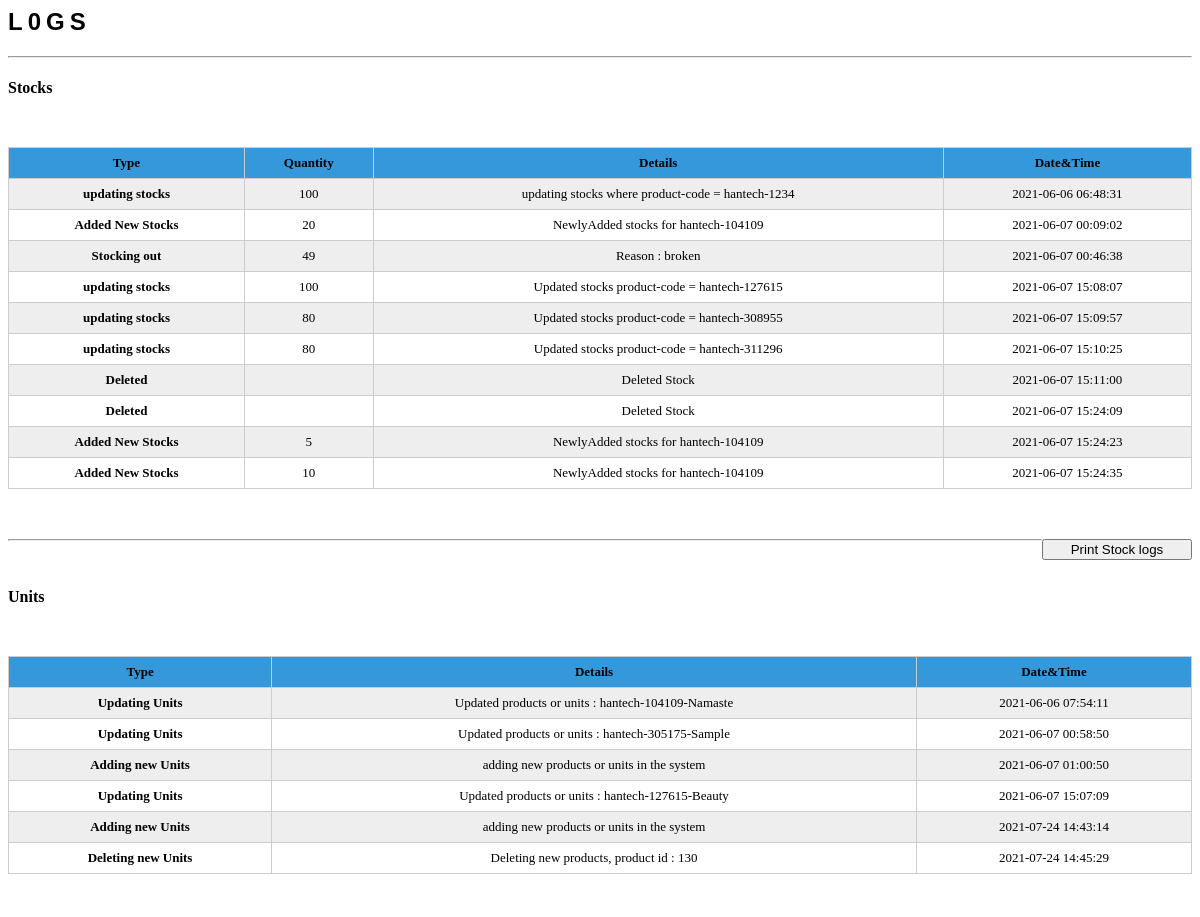
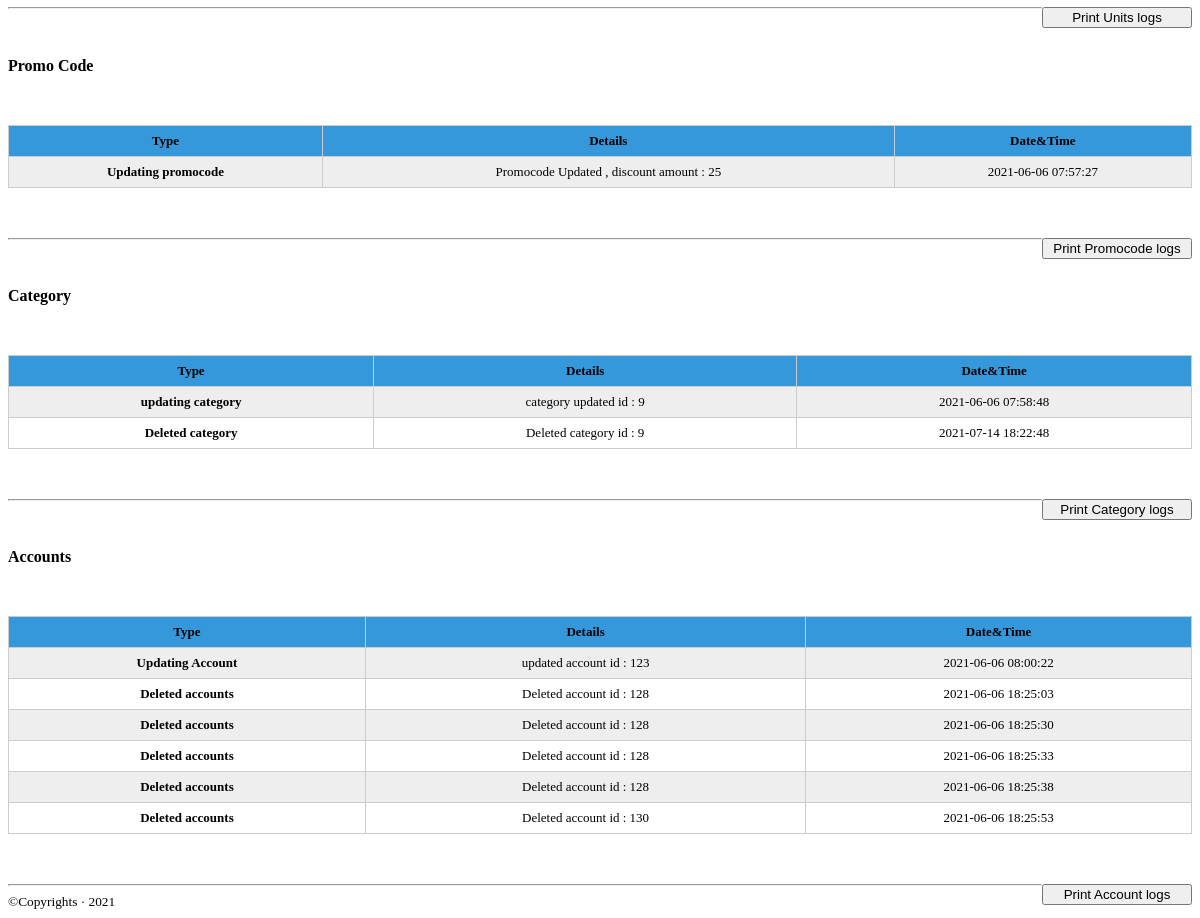
The page /admin/log.php (signed in) on the database its author committed (2 pictures, top to bottom).
### tables this page shows
CREATE TABLE `logs` (
  `log_id` int(11) NOT NULL,
  `type` varchar(50) DEFAULT NULL,
  `section` varchar(50) NOT NULL,
  `qty` int(11) DEFAULT NULL,
  `details` varchar(50) DEFAULT NULL,
  `datelog` date DEFAULT NULL,
  `datetimelog` datetime DEFAULT NULL
);

### admin/classlogs.php (the view, shortened to what this page needs)
<?php
class logs {
    function logsstocks() {
        	?>
        	  <table class="table" id="table_id">
  <thead>
    <tr>
      <th scope="col">Type</th>
      <th scope="col">Quantity</th>
      <th scope="col">Details</th>
      <th scope="col">Date&Time</th>
    </tr>
  </thead>
  <tbody>
        	<?php
        	$sql = " select * from logs where section = 'stocks'  ";
                $result = mysqli_query($con,$sql);
                $count= mysqli_num_rows($result);
             if ($count>=1){
                 while($row = mysqli_fetch_array($result)){
                    ?>
                    <tr>
                     <td><span style="font-weight:bolder"><?php echo $row['type']?></span></td>
                     <td><?php echo $row['qty']?></td>
                     <td><?php echo $row['details']?></td>
                     <td><?php echo $row['datetimelog']?></td>
                    </tr>
                    <?php
                 }
          }
    ?>
  </tbody>
</table>
<button type="button" value="print" onclick="PrintDiv()" class="btn btn-light" style="width:150;float:right">
  Print Stock logs <i class="fas fa-print"></i>
  </button>
          <?php
    }
     function logsproducts() {
        	?>
        	  <table class="table table-sm" id="table_product">
  <thead>
    <tr>
      <th scope="col">Type</th>
      <th scope="col">Details</th>
      <th scope="col">Date&Time</th>
    </tr>
  </thead>
  <tbody>
        	<?php
        	$sql = " select * from logs where section = 'unit'  ";
                $result = mysqli_query($con,$sql);
                $count= mysqli_num_rows($result);
             if ($count>=1){
                 while($row = mysqli_fetch_array($result)){
                    ?>
                    <tr>
                     <td><span style="font-weight:bolder"><?php echo $row['type']?></span></td>
                     <td><?php echo $row['details']?></td>
                     <td><?php echo $row['datetimelog']?></td>
                    </tr>
                    <?php
                 }
          }
    ?>
  </tbody>
</table>
<button type="button" value="print" onclick="PrintDivunit()" class="btn btn-light" style="width:150;float:right">
  Print Units logs <i class="fas fa-print"></i>
  </button>
          <?php
    }
    function logspromocode() {
        	?>
        	  <table class="table table-sm" id="table_pcode">
  <thead>
    <tr>
      <th scope="col">Type</th>
      <th scope="col">Details</th>
      <th scope="col">Date&Time</th>
    </tr>
  </thead>
  <tbody>
        	<?php
        	$sql = " select * from logs where section = 'pcode'  ";
                $result = mysqli_query($con,$sql);
                $count= mysqli_num_rows($result);
             if ($count>=1){
                 while($row = mysqli_fetch_array($result)){
                    ?>
                    <tr>
                     <td><span style="font-weight:bolder"><?php echo $row['type']?></span></td>
                     <td><?php echo $row['details']?></td>
                     <td><?php echo $row['datetimelog']?></td>
                    </tr>
                    <?php
                 }
          }
    ?>
  </tbody>
</table>
<button type="button" value="print" onclick="PrintDivcode()" class="btn btn-light" style="width:150;float:right">
  Print Promocode logs <i class="fas fa-print"></i>
  </button>
          <?php
    }
     function logsaccount() {
        	?>
        	  <table class="table table-sm" id="table_acc">
  <thead>
    <tr>
      <th scope="col">Type</th>
      <th scope="col">Details</th>
      <th scope="col">Date&Time</th>
    </tr>
  </thead>
  <tbody>
        	<?php
        	$sql = " select * from logs where section = 'account'  ";
                $result = mysqli_query($con,$sql);
                $count= mysqli_num_rows($result);
             if ($count>=1){
                 while($row = mysqli_fetch_array($result)){
                    ?>
                    <tr>
                     <td><span style="font-weight:bolder"><?php echo $row['type']?></span></td>
                     <td><?php echo $row['details']?></td>
                     <td><?php echo $row['datetimelog']?></td>
                    </tr>
                    <?php
                 }
          }
    ?>
  </tbody>
</table>
<button type="button" value="print" onclick="PrintDivacc()" class="btn btn-light" style="width:150;float:right">
  Print Account logs <i class="fas fa-print"></i>
  </button>
          <?php
    }
    function logscategory() {
        	?>
        	  <table class="table table-sm" id="table_cat">
  <thead>
    <tr>
      <th scope="col">Type</th>
      <th scope="col">Details</th>
      <th scope="col">Date&Time</th>
    </tr>
  </thead>
  <tbody>
        	<?php
        	$sql = " select * from logs where section = 'category'  ";
                $result = mysqli_query($con,$sql);
                $count= mysqli_num_rows($result);
             if ($count>=1){
                 while($row = mysqli_fetch_array($result)){
                    ?>
                    <tr>
                     <td><span style="font-weight:bolder"><?php echo $row['type']?></span></td>
                     <td><?php echo $row['details']?></td>
                     <td><?php echo $row['datetimelog']?></td>
                    </tr>
                    <?php
                 }
          }
    ?>
  </tbody>
</table>
<button type="button" value="print" onclick="PrintDivcat()" class="btn btn-light" style="width:150;float:right">
  Print Category logs <i class="fas fa-print"></i>
  </button>
          <?php
    }
}
?>

### admin/log.php (shortened to what this page needs)
	<div class="page-wrapper chiller-theme toggled">
 	<?php include 'includes/sidebar.php';
  include 'classlogs.php';
  ?>
  <main class="page-content">
    <div class="container-fluid">
      <h2 style="font-family: 'Jost', sans-serif;letter-spacing: 5px;">L0GS</h2>
      <hr>
      <div class="row">
         <div class="card">
            <h4 style="font-weight:bolder">Stocks</h4>
                <?php
                $Datatable = new logs();
                  $Datatable->logsstocks();
                  ?>
                  <hr>
                  <br>
                <h4 style="font-weight:bolder">Units</h4>
                <?php
                $Datatable = new logs();
                  $Datatable->logsproducts();
                  ?>
                  <hr>
                  <br>
                <h4 style="font-weight:bolder">Promo Code</h4>
                <?php
                $Datatable = new logs();
                  $Datatable->logspromocode();
                  ?>
                <hr>
                  <br>
                <h4 style="font-weight:bolder">Category</h4>
                <?php
                $Datatable = new logs();
                  $Datatable->logscategory();
                  ?>
                    <hr>
                  <br>
                <h4 style="font-weight:bolder">Accounts</h4>
                <?php
                $Datatable = new logs();
                  $Datatable->logsaccount();
                  ?>
          </div>
      </div>
      <hr>
      <footer class="text-center">
        <div class="mb-2">
          <small>
            ©Copyrights &middot; 2021
          </small>
        </div>
      </footer>
    </div>
  </main>
</div>

### admin/classlogs.php (style rules this page uses)
table { width:100%; border-collapse: collapse; margin:50px auto; }
tr:nth-of-type(odd) { background: #eee; }
th { background: rgb(52, 152, 219); color: black; font-weight: bold; }

### rows shown on the page
logs: type "updating stocks", qty "100", details "updating stocks where product-code = hantech-1234", datetimelog "2021-06-06 06:48:31"
logs: type "Added New Stocks", qty "20", details "NewlyAdded stocks for hantech-104109", datetimelog "2021-06-07 00:09:02"
logs: type "Stocking out", qty "49", details "Reason : broken", datetimelog "2021-06-07 00:46:38"
logs: type "updating stocks", qty "100", details "Updated stocks product-code = hantech-127615", datetimelog "2021-06-07 15:08:07"
logs: type "updating stocks", qty "80", details "Updated stocks product-code = hantech-308955", datetimelog "2021-06-07 15:09:57"
logs: type "updating stocks", qty "80", details "Updated stocks product-code = hantech-311296", datetimelog "2021-06-07 15:10:25"
logs: type "Deleted", details "Deleted Stock", datetimelog "2021-06-07 15:11:00"
logs: type "Deleted", details "Deleted Stock", datetimelog "2021-06-07 15:24:09"
logs: type "Added New Stocks", qty "5", details "NewlyAdded stocks for hantech-104109", datetimelog "2021-06-07 15:24:23"
logs: type "Added New Stocks", qty "10", details "NewlyAdded stocks for hantech-104109", datetimelog "2021-06-07 15:24:35"
logs: type "Updating Units", details "Updated products or units : hantech-104109-Namaste", datetimelog "2021-06-06 07:54:11"
logs: type "Updating Units", details "Updated products or units : hantech-305175-Sample", datetimelog "2021-06-07 00:58:50"
logs: type "Adding new Units", details "adding new products or units in the system", datetimelog "2021-06-07 01:00:50"
logs: type "Updating Units", details "Updated products or units : hantech-127615-Beauty", datetimelog "2021-06-07 15:07:09"
logs: type "Adding new Units", details "adding new products or units in the system", datetimelog "2021-07-24 14:43:14"
logs: type "Deleting new Units", details "Deleting new products, product id : 130", datetimelog "2021-07-24 14:45:29"
logs: type "Updating promocode", details "Promocode Updated , discount amount : 25", datetimelog "2021-06-06 07:57:27"
logs: type "updating category", details "category updated id : 9", datetimelog "2021-06-06 07:58:48"
logs: type "Deleted category", details "Deleted category id : 9", datetimelog "2021-07-14 18:22:48"
logs: type "Updating Account", details "updated account id : 123", datetimelog "2021-06-06 08:00:22"
logs: type "Deleted accounts", details "Deleted account id : 128", datetimelog "2021-06-06 18:25:03"
logs: type "Deleted accounts", details "Deleted account id : 128", datetimelog "2021-06-06 18:25:30"
logs: type "Deleted accounts", details "Deleted account id : 128", datetimelog "2021-06-06 18:25:33"
logs: type "Deleted accounts", details "Deleted account id : 128", datetimelog "2021-06-06 18:25:38"
logs: type "Deleted accounts", details "Deleted account id : 130", datetimelog "2021-06-06 18:25:53"
